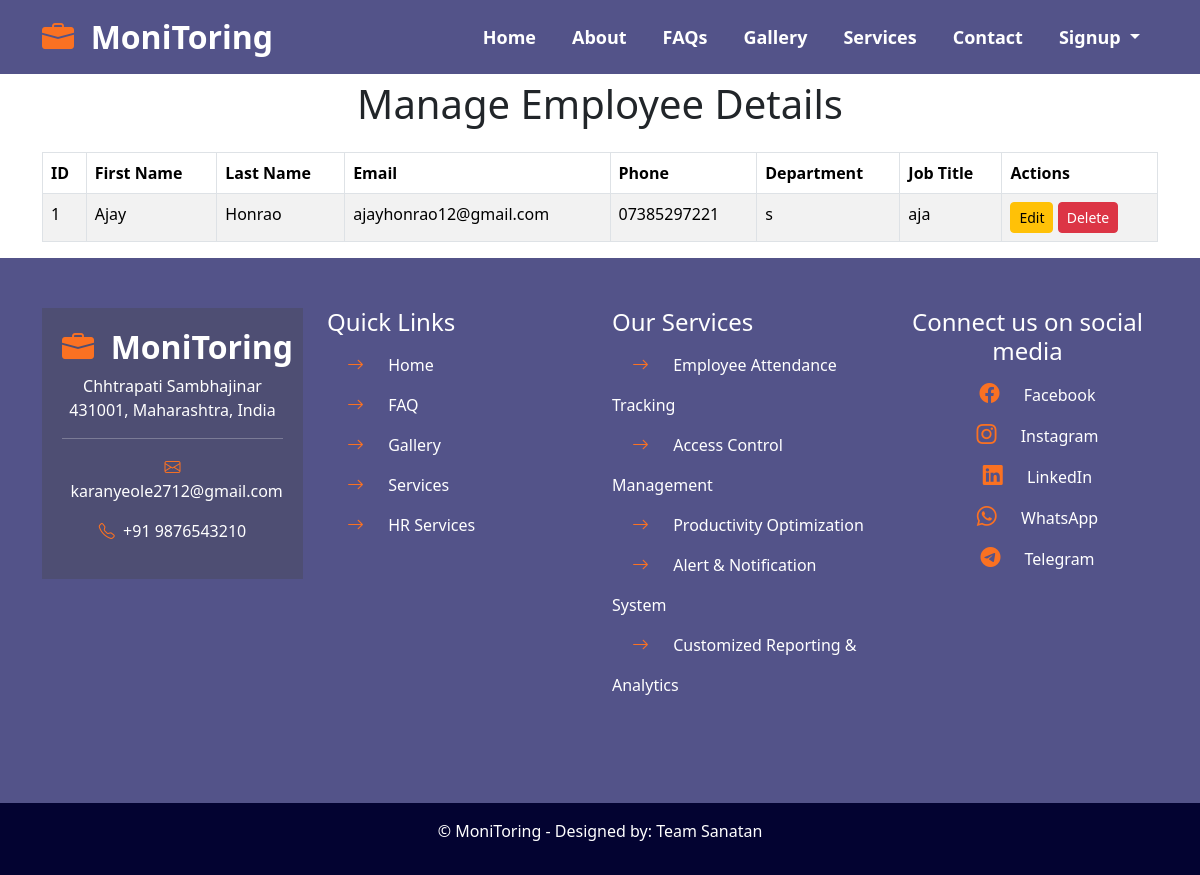
The app's page /manage_employees with its own data.
### tables this page shows
CREATE TABLE employees (
            id INTEGER PRIMARY KEY AUTOINCREMENT,
            first_name TEXT,
            last_name TEXT,
            dob TEXT,
            gender TEXT,
            email TEXT,
            phone TEXT,
            address TEXT,
            job_title TEXT,
            department TEXT,
            salary REAL,
            emergency_contact_name TEXT,
            emergency_contact_phone TEXT
        );

### app.py (the view)
@app.route('/manage_employees', methods=['GET'])
def manage_employees():
    conn = sqlite3.connect('employees.db')
    cursor = conn.cursor()
    cursor.execute("SELECT * FROM employees")
    employees = cursor.fetchall()
    conn.close()
    return render_template("manage_employees.html", employees=employees)

### templates/manage_employees.html (shortened to what this page needs)
{% include 'top.html' %}
<div class="container" style="padding-top: 80px;">
    {% if not employee %}
        <h1 class="text-center mb-4">Manage Employee Details</h1>
        {% if not employees %}
        <div class="alert alert-warning text-center">
            No employees available. Please add employees to manage.
        </div>
        {% else %}
        <table class="table table-bordered table-striped">
            <thead>
                <tr>
                    <th>ID</th>
                    <th>First Name</th>
                    <th>Last Name</th>
                    <th>Email</th>
                    <th>Phone</th>
                    <th>Department</th>
                    <th>Job Title</th>
                    <th>Actions</th>
                </tr>
            </thead>
            <tbody>
                {% for employee in employees %}
                <tr>
                    <td>{{ employee[0] }}</td>
                    <td>{{ employee[1] }}</td>
                    <td>{{ employee[2] }}</td>
                    <td>{{ employee[5] }}</td>
                    <td>{{ employee[6] }}</td>
                    <td>{{ employee[9] }}</td>
                    <td>{{ employee[8] }}</td>
                    <td>
                        <a href="{{ url_for('edit_employee', employee_id=employee[0]) }}" class="btn btn-sm btn-warning">Edit</a>
                        <form action="{{ url_for('delete_employee', employee_id=employee[0]) }}" method="POST" style="display:inline;">
                            <button type="submit" class="btn btn-sm btn-danger">Delete</button>
                        </form>
                    </td>
                </tr>
                {% endfor %}
            </tbody>
        </table>
        {% endif %}
    {% endif %}
</div>
{% include 'bottom.html' %}

### records on screen
employees: id "1", first_name "Ajay", last_name "Honrao", email "ajayhonrao12@gmail.com", phone "07385297221", department "s", job_title "aja"
